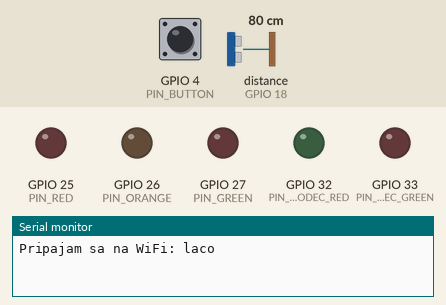
This program was run on a simulated ESP32. Shown: output pins drawn as LEDs (lit = HIGH), the last lines printed to the serial monitor. Wiring (from diagram.json): ultrasonic range finder: trigger GPIO 5; echo GPIO 18. Inputs (shaded band) come from the test bench; at power-on: distance to the obstacle (sensor on GPIO 18) 80 cm, GPIO 4 (PIN_BUTTON) HIGH. The echo pulse lasts 58.3 µs per cm; WiFi joins after 1.5 s; servers stay silent unless stated; network time is answered at once with the bench clock; the local clock reads 2024-03-15 10:24:30 at power-on unless the program sets it; pins used as bus, display or sensor lines are not drawn.

Above: at 0.1 s.
At 2.8 s:
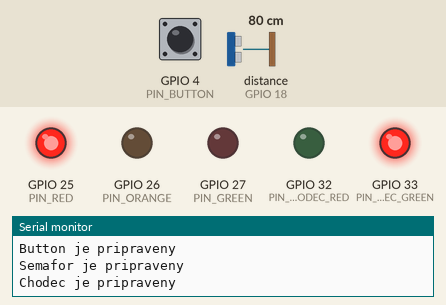
2.9 s: distance to the obstacle (sensor on GPIO 18) set to 22 cm
4.4 s: distance to the obstacle (sensor on GPIO 18) set to 18 cm
At 7.5 s:
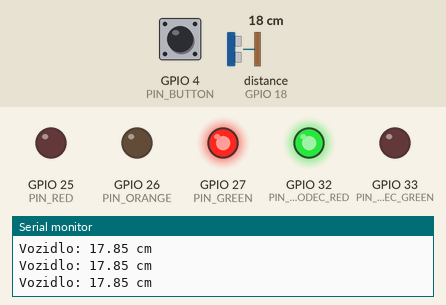
Timing chart, 0 to 18.1 s (numbered marks = the images above; inputs shaded):
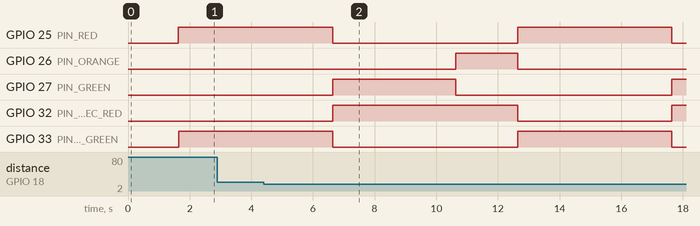

Measured:
- the behaviour switches between 21 and 20 cm on distance to the obstacle (sensor on GPIO 18) (found by bisection; images 1 and 2)
- after the input at 2.9 s, every drawn part: stays the same

The program:

main.cpp
```cpp
#include <Arduino.h>                              // Knižnice
#include "headers/semafor.h"
#include "headers/chodec.h"
#include "headers/button.h"
#include "headers/sensor.h"
#include "headers/wifi.h"
#include "headers/time.h"
#include "headers/web.h"

void setup() {                                  // Inicializácia
  Serial.begin(115200);

  // Sieť — musí byť ako prvé
  Wifi::init();
  Time::init();
  Web::init();

  // Hardware
  Sensor::init();
  Button::init();
  Semafor::init();
  Chodec::init();
}

void loop() {                                   // Loop
  // WiFi — reconnect ak vypadlo
  Wifi::update();

  // Aktualizácia času
  Time::update();

  // Tlačidlo — skontroluj pred semaforom
  Button::update();
  if (Button::isPressed()) {
    Semafor::requestChodec();
  }

  // Senzor
  Sensor::update();

  // Semafor a chodec
  Semafor::update();
  Chodec::update();
}
```

button.h
```cpp
#pragma once

namespace Button {
  void init();                                      // Inicializácia
  void update();                                    // Update
  bool isPressed();                                 // Zistenie stlacenia
}
```

chodec.h
```cpp
#pragma once

namespace Chodec {
  void init();                                      // Inicializácia
  void update();                                    // Update
}
```

semafor.h
```cpp
#pragma once

namespace Semafor {
  enum State {
    RED,
    ORANGE,
    GREEN,
    NIGHT
  };

  void init();
  void update();
  State getState();
  unsigned long getTimeRemaining();
  void requestChodec();
}
```

sensor.h
```cpp
#pragma once

namespace Sensor {
  void init();                                      // Inicializácia
  void update();                                    // Update
  float getDistance();                              // Vratenie vzdialenosti
}
```

time.h
```cpp
#pragma once
#include <Arduino.h>

namespace Time {
  void init();
  void update();
  int getHour();
  int getMinute();
  bool isNightMode();
  String getFormattedTime();
  void setNightModeManual(bool value);
  void clearNightModeManual();
  bool isNightModeManualActive();
}
```

web.h
```cpp
#pragma once

namespace Web {
  void init();
  void update();
}
```

wifi.h
```cpp
#pragma once

namespace Wifi {
  void init();
  void update();
  bool isConnected();
}
```

time.cpp
```cpp
#include "../headers/time.h"                      // Knižnice
#include "../headers/wifi.h"
#include "../headers/config.h"
#include <Arduino.h>
#include <NTPClient.h>
#include <WiFiUdp.h>

namespace Time {

  WiFiUDP ntpUDP;
  NTPClient timeClient(ntpUDP, "pool.ntp.org", UTC_OFFSET, UPDATE_INTERVAL);

  bool _manualOverrideActive = false;
  bool _manualOverrideValue  = false;
  bool _synced = false;                           // true ak NTP aspoň raz úspešne syncoval

  void init()                                     // Inicializácia
  {
    if (!Wifi::isConnected()) {
      Serial.println("Cas: WiFi nie je pripojene, preskakujem NTP");
      return;
    }

    timeClient.begin();
    if (timeClient.update()) {
      _synced = true;
      Serial.print("Cas synchronizovany: ");
      Serial.println(timeClient.getFormattedTime());
    }
  }
  void update()                                   // Update
  {
    if (Wifi::isConnected()) {
      if (timeClient.update()) _synced = true;
    }
  }
  int getHour()                                   // Zistenie hodiny
  {
    return timeClient.getHours();
  }
  int getMinute()                                 // Zistenie minúty
  {
    return timeClient.getMinutes();
  }
  bool isNightMode()                              // Zistenie nočných režimov
  {
    if (_manualOverrideActive) return _manualOverrideValue;
    if (!_synced) return false;                   // Bez NTP sync — normálny cyklus
    int hour = getHour();
    return (hour >= NIGHT_HOUR_FROM || hour < NIGHT_HOUR_TO);
  }

  void setNightModeManual(bool value)
  {
    _manualOverrideActive = true;
    _manualOverrideValue  = value;
  }

  void clearNightModeManual()
  {
    _manualOverrideActive = false;
  }

  bool isNightModeManualActive()
  {
    return _manualOverrideActive;
  }

  String getFormattedTime()
  {
    return timeClient.getFormattedTime();
  }
}
```

web.cpp
```cpp
#include "../headers/web.h"
#include "../headers/wifi.h"
#include "../headers/time.h"
#include "../headers/sensor.h"
#include <Arduino.h>
#include <ESPAsyncWebServer.h>
#include <WiFi.h>

namespace Web {

  AsyncWebServer server(80);
  static String bootTime = "";

  void init()
  {
    if (!Wifi::isConnected()) {
      Serial.println("WebServer: WiFi nie je pripojene, preskakujem");
      return;
    }

    bootTime = Time::getFormattedTime();

    // Hlavná stránka
    server.on("/", HTTP_GET, [](AsyncWebServerRequest* request) {
      String espModel = String(ESP.getChipModel());
      String espIP    = WiFi.localIP().toString();
      String html = R"(<!DOCTYPE html>
<html lang='sk'>
<head>
  <meta charset='UTF-8'>
  <meta name='viewport' content='width=device-width, initial-scale=1'>
  <title>Inteligentny semafor</title>
  <style>
    *, *::before, *::after { box-sizing: border-box; margin: 0; padding: 0; }
    body {
      font-family: monospace;
      background: #000;
      color: #fff;
      padding: 24px 16px;
      max-width: 480px;
      margin: auto;
      min-height: 100vh;
    }
    h1 {
      font-size: 18px;
      font-weight: bold;
      letter-spacing: 2px;
      text-transform: uppercase;
      color: #fff;
      margin-bottom: 24px;
      border-bottom: 1px solid #222;
      padding-bottom: 12px;
    }
    .card {
      background: #111;
      border: 1px solid #222;
      border-radius: 10px;
      padding: 18px 20px;
      margin-bottom: 14px;
    }
    .label {
      font-size: 11px;
      letter-spacing: 1.5px;
      text-transform: uppercase;
      color: #555;
      margin-bottom: 6px;
    }
    .value {
      font-size: 28px;
      font-weight: bold;
      color: #fff;
    }
    .value.small {
      font-size: 18px;
    }
    .badge {
      display: inline-block;
      padding: 3px 10px;
      border-radius: 4px;
      font-size: 13px;
      font-weight: bold;
      letter-spacing: 1px;
    }
    .badge-on  { background: #fff; color: #000; }
    .badge-off { background: #222; color: #777; }
    .badge-auto { background: #1a1a1a; color: #555; font-size: 11px; border: 1px solid #333; }
    .btn {
      display: block;
      width: 100%;
      padding: 14px;
      margin-top: 10px;
      background: #fff;
      color: #000;
      border: none;
      border-radius: 8px;
      font-family: monospace;
      font-size: 13px;
      font-weight: bold;
      letter-spacing: 1.5px;
      text-transform: uppercase;
      cursor: pointer;
      transition: background 0.15s, color 0.15s;
    }
    .btn:hover { background: #ddd; }
    .btn.secondary {
      background: #000;
      color: #fff;
      border: 1px solid #333;
    }
    .btn.secondary:hover { background: #111; }
    #status-msg {
      font-size: 11px;
      color: #444;
      text-align: center;
      margin-top: 8px;
      height: 16px;
    }
  </style>
</head>
<body>
  <h1>Inteligentny semafor</h1>

  <div class='card'>
    <div class='label'>Model</div>
    <div class='value small'>)" + espModel + R"(</div>
    <div class='label' style='margin-top:12px'>IP adresa</div>
    <div class='value small'>)" + espIP + R"(</div>
    <div class='label' style='margin-top:12px'>Cas zapnutia</div>
    <div class='value small'>)" + bootTime + R"(</div>
  </div>

  <div class='card'>
    <div class='label'>Aktualny cas</div>
    <div class='value' id='cas'>--:--:--</div>
  </div>

  <div class='card'>
    <div class='label'>Vzdialenost vozidla</div>
    <div class='value' id='dist'>-- cm</div>
  </div>

  <div class='card'>
    <div class='label'>Nocny rezim</div>
    <div class='value small' id='noc-val'>--</div>
    <div style='margin-top:8px'>
      <span id='noc-source' class='badge badge-auto'>AUTO</span>
    </div>
    <button class='btn' id='btn-toggle' onclick='toggleNoc()'>Prepnut nocny rezim</button>
    <button class='btn secondary' id='btn-auto' onclick='setAuto()'>Obnovit automatiku</button>
    <div id='status-msg'></div>
  </div>

  <script>
    function showMsg(msg, color) {
      var el = document.getElementById('status-msg');
      el.style.color = color || '#444';
      el.textContent = msg;
      setTimeout(function(){ el.textContent = ''; }, 2000);
    }

    function updateUI(data) {
      document.getElementById('cas').textContent = data.cas;
      document.getElementById('dist').textContent = data.vzdialenost >= 999 ? '-- cm' : data.vzdialenost.toFixed(1) + ' cm';
      var nocEl = document.getElementById('noc-val');
      var srcEl = document.getElementById('noc-source');
      nocEl.textContent = data.noc ? 'Zapnuty' : 'Vypnuty';
      if (data.manual) {
        srcEl.textContent = 'MANUAL';
        srcEl.className = 'badge ' + (data.noc ? 'badge-on' : 'badge-off');
      } else {
        srcEl.textContent = 'AUTO';
        srcEl.className = 'badge badge-auto';
      }
    }

    function fetchStatus() {
      fetch('/status')
        .then(function(r){ return r.json(); })
        .then(updateUI)
        .catch(function(){});
    }

    function toggleNoc() {
      fetch('/toggle-night', { method: 'POST' })
        .then(function(r){ return r.json(); })
        .then(function(data){
          updateUI(data);
          showMsg('OK', '#fff');
        })
        .catch(function(){ showMsg('Chyba', '#f55'); });
    }

    function setAuto() {
      fetch('/auto-night', { method: 'POST' })
        .then(function(r){ return r.json(); })
        .then(function(data){
          updateUI(data);
          showMsg('Automatika obnovena', '#fff');
        })
        .catch(function(){ showMsg('Chyba', '#f55'); });
    }

    fetchStatus();
    setInterval(fetchStatus, 1000);
  </script>
</body>
</html>)";
      request->send(200, "text/html", html);
    });

    // JSON endpoint pre stav
    server.on("/status", HTTP_GET, [](AsyncWebServerRequest* request) {
      String json = "{";
      json += "\"cas\":\"" + Time::getFormattedTime() + "\",";
      json += "\"noc\":"    + String(Time::isNightMode() ? "true" : "false") + ",";
      json += "\"manual\":" + String(Time::isNightModeManualActive() ? "true" : "false") + ",";
      json += "\"vzdialenost\":" + String(Sensor::getDistance(), 1);
      json += "}";
      request->send(200, "application/json", json);
    });

    // Prepnutie nočného režimu (toggle)
    server.on("/toggle-night", HTTP_POST, [](AsyncWebServerRequest* request) {
      bool newVal = !Time::isNightMode();
      Time::setNightModeManual(newVal);
      String json = "{";
      json += "\"cas\":\"" + Time::getFormattedTime() + "\",";
      json += "\"noc\":"    + String(Time::isNightMode() ? "true" : "false") + ",";
      json += "\"manual\":" + String(Time::isNightModeManualActive() ? "true" : "false");
      json += "}";
      request->send(200, "application/json", json);
    });

    // Obnovenie automatiky
    server.on("/auto-night", HTTP_POST, [](AsyncWebServerRequest* request) {
      Time::clearNightModeManual();
      String json = "{";
      json += "\"cas\":\"" + Time::getFormattedTime() + "\",";
      json += "\"noc\":"    + String(Time::isNightMode() ? "true" : "false") + ",";
      json += "\"manual\":" + String(Time::isNightModeManualActive() ? "true" : "false");
      json += "}";
      request->send(200, "application/json", json);
    });

    server.begin();
    Serial.print("Web server bezi na: http://");
    Serial.println(WiFi.localIP());
  }

  void update()
  {
    // AsyncWebServer nepotrebuje update v loope
    // obsluhuje requesty automaticky
  }

}
```

wifi.cpp
```cpp
#include "../headers/wifi.h"                      // Knižnice
#include "../headers/config.h"
#include <Arduino.h>
#include <WiFi.h>

namespace Wifi {
  unsigned long lastReconnectAttempt = 0;         // Čas posledného pokusu o reconnect
  int reconnectAttempts = 0;                      // Počet pokusov o reconnect
  static const int MAX_RECONNECT_ATTEMPTS = 3;

  void init()                                     // Inicializácia
  {
    Serial.print("Pripajam sa na WiFi: ");
    Serial.println(WIFI_SSID);

    // Pripojenie na WiFi
    WiFi.begin(WIFI_SSID, WIFI_PASSWORD);

    unsigned long start = millis();
    while (WiFi.status() != WL_CONNECTED) {
      if (millis() - start > WIFI_TIMEOUT) {
        Serial.println("Pripojenie zlyhalo, pokracujem bez WiFi.");
        return;
      }
      delay(500);
      Serial.print(".");
    }

    Serial.println("");
    Serial.print("WiFi pripojene! IP adresa: ");
    Serial.println(WiFi.localIP());
  }
  void update()                                   // Reconnect ak WiFi vypadlo
  {
    if (WiFi.status() == WL_CONNECTED) {
      reconnectAttempts = 0;                      // Reset počítadla po úspešnom pripojení
      return;
    }

    if (reconnectAttempts >= MAX_RECONNECT_ATTEMPTS) return;
    if (millis() - lastReconnectAttempt < WIFI_TIMEOUT) return;

    reconnectAttempts++;
    lastReconnectAttempt = millis();

    Serial.print("WiFi: pokus o reconnect ");
    Serial.print(reconnectAttempts);
    Serial.print("/");
    Serial.println(MAX_RECONNECT_ATTEMPTS);

    WiFi.disconnect();
    WiFi.begin(WIFI_SSID, WIFI_PASSWORD);

    if (reconnectAttempts >= MAX_RECONNECT_ATTEMPTS) {
      Serial.println("WiFi: nepripojena, idem bez siete.");
    }
  }
  bool isConnected()                              // Zistenie pripojenia
  {
    return WiFi.status() == WL_CONNECTED;
  }
}
```

config.h
```cpp
#pragma once

// WiFi
#define WIFI_SSID     "laco"
#define WIFI_PASSWORD "laco123456789"
#define WIFI_TIMEOUT  10000

// Časovania semafora
#define TIME_RED         5000
#define TIME_GREEN       4000
#define TIME_GREEN_MIN   2000  // Minimálna zelená — skôr chodec nemôže skrátiť
#define TIME_ORANGE      2000
#define TIME_NIGHT_BLINK  800

// Piny semafor
#define PIN_RED    25
#define PIN_ORANGE 26
#define PIN_GREEN  27

// Piny chodec
#define PIN_CHODEC_RED   32
#define PIN_CHODEC_GREEN 33

// Piny senzor
#define SENSOR_TRIG 5
#define SENSOR_ECHO 18

// Pin tlačidlo
#define PIN_BUTTON 4

// Senzor — prah detekcie auta
#define SENSOR_CAR_THRESHOLD_CM 15.0
#define SENSOR_MAX_DISTANCE_CM 20.0

// Nočný režim
#define NIGHT_HOUR_FROM 22
#define NIGHT_HOUR_TO   6

// Časovanie NTP Server
#define UTC_OFFSET      7200                      // UTC+2 zima
#define UPDATE_INTERVAL 60000                     // Update každú minutu
```

button.cpp
```cpp
#include "../headers/button.h"                    // Knižnice
#include "../headers/config.h"
#include <Arduino.h>

namespace Button
{
  bool pressed = false;                           // Stav tlacitka (true = práve stlačené v tejto iterácii)
  bool lastPinState = HIGH;                       // Predchádzajúci stav pinu (INPUT_PULLUP = HIGH v kľude)
  unsigned long lastDebounce = 0;                 // Posledný debouncing

  void init()                                     // Inicializácia
  {
    pinMode(PIN_BUTTON, INPUT_PULLUP);
    Serial.println("Button je pripraveny");
  }
  void update()                                   // Update
  {
    pressed = false;                              // Vynuluj každý cyklus — true len pri hrane

    bool currentPin = digitalRead(PIN_BUTTON);

    // Detekcia zostupnej hrany (HIGH -> LOW = stlačenie)
    if (lastPinState == HIGH && currentPin == LOW) {
      if (millis() - lastDebounce >= 200) {
        pressed = true;
        lastDebounce = millis();
        Serial.println("Tlacidlo: stlacene");
      }
    }

    lastPinState = currentPin;
  }
  bool isPressed()                                // Stav stlacenia
  {
    return pressed;
  }
}
```

chodec.cpp
```cpp
#include "../headers/chodec.h"                    // Knižnice
#include "../headers/semafor.h"
#include "../headers/config.h"
#include <Arduino.h>

namespace Chodec
{
  void init()                                     // Inicializácia
  {
    pinMode(PIN_CHODEC_RED,   OUTPUT);
    pinMode(PIN_CHODEC_GREEN, OUTPUT);

    digitalWrite(PIN_CHODEC_RED,   LOW);
    digitalWrite(PIN_CHODEC_GREEN, LOW);

    Serial.println("Chodec je pripraveny");
  }
  void update()                                   // Update
  {
    switch (Semafor::getState()) {
      case Semafor::RED:
        digitalWrite(PIN_CHODEC_RED,   LOW);
        digitalWrite(PIN_CHODEC_GREEN, HIGH);
        break;
      case Semafor::GREEN:
        digitalWrite(PIN_CHODEC_RED,   HIGH);
        digitalWrite(PIN_CHODEC_GREEN, LOW);
        break;
      case Semafor::ORANGE:
        digitalWrite(PIN_CHODEC_RED,   HIGH);
        digitalWrite(PIN_CHODEC_GREEN, LOW);
        break;

      case Semafor::NIGHT:
        digitalWrite(PIN_CHODEC_RED,   LOW);
        digitalWrite(PIN_CHODEC_GREEN, LOW);
        break;
    }
  }
}
```

sensor.cpp
```cpp
#include "../headers/sensor.h"                    // Knižnice
#include "../headers/config.h"
#include <Arduino.h>

namespace Sensor
{
  float lastDistance = 999.0;                     // Posledná vzdialenost
  unsigned long lastMeasure = 0;                  // Posledné meranie

  void init()                                     // Inicializácia
  {
    pinMode(SENSOR_TRIG, OUTPUT);
    pinMode(SENSOR_ECHO, INPUT);

    digitalWrite(SENSOR_TRIG, LOW);
    delay(100);

    Serial.println("Senzor je pripraveny");
  }
  float measure()                                 // Meranie
  {
    digitalWrite(SENSOR_TRIG, LOW);
    delayMicroseconds(2);
    digitalWrite(SENSOR_TRIG, HIGH);
    delayMicroseconds(10);
    digitalWrite(SENSOR_TRIG, LOW);

    long duration = pulseIn(SENSOR_ECHO, HIGH, 25000);

    if (duration == 0) return 999.0;

    return duration * 0.034f / 2.0f;
  }
  void update()                                   // Update
  {
    // Meriame každých 250ms — nie každý loop
    if (millis() - lastMeasure < 250) return;

    lastMeasure  = millis();
    lastDistance = measure();

    if (lastDistance < SENSOR_MAX_DISTANCE_CM) {
      Serial.print("Vozidlo: ");
      Serial.print(lastDistance);
      Serial.println(" cm");
    }
  }
  float getDistance()                             // Vratenie vzdialenosti
  {
    return lastDistance;
  }

}
```

Source omitted: semafor.cpp (3927 bytes)
